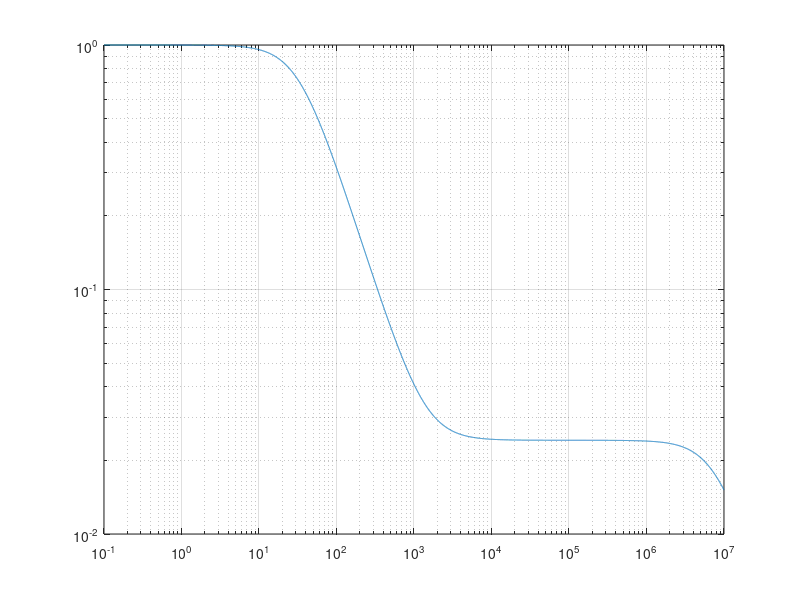

This chart was generated by the following MATLAB code:
%
% Simulate PWM output
%

clock_freq = 250e6;
pwm_bit_depth = 14;
pwm_freq = clock_freq/2^pwm_bit_depth;
gain = 9.3;
Vin_peak = 0.8;

f = logspace(-1,7,1e4);
w = 2*pi*f;

% R1 = 100;
% C1 = 8.2e-9 + 2.2e-6;
% R2 = 1e3;
% Resr = 0;
% C2 = .22e-6;
% C3 = 0e-6;

R1 = 100;
C1 = 8.2e-9;
R2 = 0*2.2e3;
Resr = 2.478;
C2 = 47e-6;
C3 = 0e-6;

ZC1 = 1./(1i*w*C1);
ZC2 = (1 + 1i*w*Resr*C2)./(1i*w*C2);
ZC2 = (1./ZC2 + 1i*w*C3).^-1;

H = ZC1.*ZC2./(R1.*ZC1 + (R1 + ZC1).*(R2 + ZC2));
H1 = ZC1./(R1 + ZC1).*(1 - ZC1.*R1./(R1.*ZC1 + (R1 + ZC1).*(R2 + ZC2)));

g = @(x) Vin_peak*gain*abs(interp1(f,H,x,'pchip'));
g1 = @(x) Vin_peak*gain*abs(interp1(f,H1,x,'pchip'));

%%
figure(2);%clf;
loglog(f,abs(H));
hold on;
grid on;

fprintf('Amplitude at PWM freq is %.3f mV\n',1e3*g(pwm_freq));